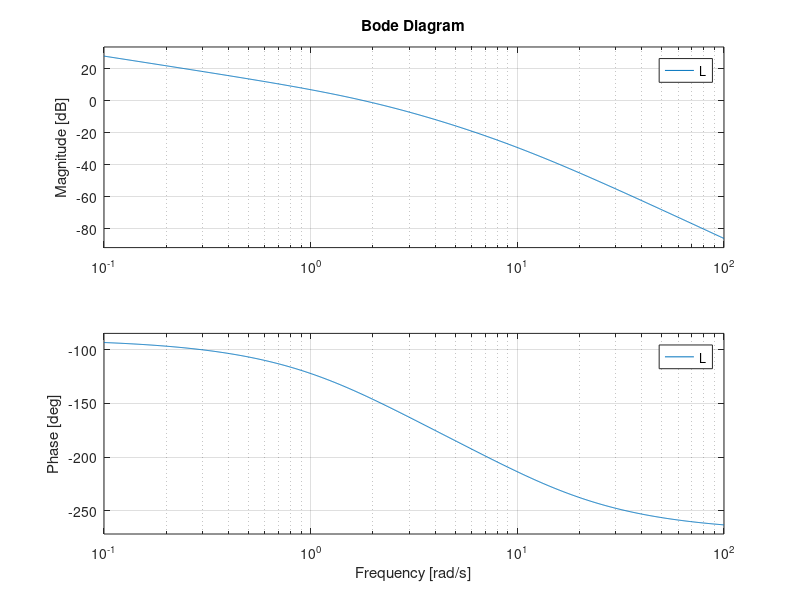

Source code (MATLAB):
% Day 099 · Control Systems 2: Bode, Root Locus, Margins and PID Design — Bode plot and stability margins
% Run: open this file in MATLAB and press Run (or type example_1 in the Command Window)

% Needs: Control System Toolbox
s = tf('s');
L = 50 / (s*(s + 2)*(s + 10));          % open-loop transfer function
bode(L); grid on
[Gm, Pm, Wcg, Wcp] = margin(L);
fprintf('Gain margin %.2f (%.1f dB) at %.2f rad/s\n', Gm, 20*log10(Gm), Wcg);
fprintf('Phase margin %.1f deg at %.2f rad/s\n', Pm, Wcp);
[mag, ph] = bode(L, 1);
fprintf('At 1 rad/s: |L| = %.2f, phase = %.1f deg\n', squeeze(mag), squeeze(ph));
